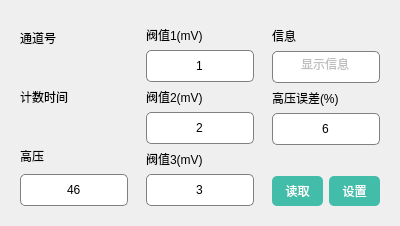
     <widget class="QWidget" name="tab_3">
      <property name="styleSheet">
       <string notr="true">QLineEdit
{
   border:1px solid gray;
   border-radius:5px;
   height:30px;
   font:14pt bold &quot;微软雅黑&quot;;
}

QPushButton {
    
	font:14pt bold &quot;微软雅黑&quot;;
    border: 0px solid #8f8f91;
    border-radius: 5px;
    color: #FFFFFF;
    min-height:30px;
    max-height:30px;
    background-color: #42BDAA;
 }</string>
      </property>
      <attribute name="title">
       <string>探测器参数</string>
      </attribute>
      <layout class="QGridLayout" name="gridLayout_79">
       <item row="0" column="0">
        <widget class="DeTableView" name="channelTabelView" native="true"/>
       </item>
       <item row="1" column="0">
        <layout class="QGridLayout" name="gridLayout_72" columnstretch="1,1,1">
         <property name="spacing">
          <number>0</number>
         </property>
         <item row="0" column="0">
          <widget class="QWidget" name="widget_34" native="true">
           <layout class="QGridLayout" name="gridLayout_8">
            <item row="0" column="0">
             <widget class="QLabel" name="label_2">
              <property name="text">
               <string>通道号</string>
              </property>
             </widget>
            </item>
            <item row="1" column="0">
             <widget class="DeValueSelectWidget" name="widget_35" native="true">
              <property name="styleSheet">
               <string notr="true"/>
              </property>
             </widget>
            </item>
            <item row="2" column="0">
             <widget class="QLabel" name="label_9">
              <property name="text">
               <string>计数时间</string>
              </property>
             </widget>
            </item>
            <item row="3" column="0">
             <widget class="DeValueSelectWidget" name="widget_38" native="true">
              <property name="styleSheet">
               <string notr="true"/>
              </property>
             </widget>
            </item>
            <item row="4" column="0">
             <widget class="QLabel" name="label_22">
              <property name="text">
               <string>高压</string>
              </property>
             </widget>
            </item>
            <item row="5" column="0">
             <widget class="QLineEdit" name="lineEdit">
              <property name="text">
               <string>46</string>
              </property>
              <property name="alignment">
               <set>Qt::AlignCenter</set>
              </property>
              <property name="readOnly">
               <bool>true</bool>
              </property>
             </widget>
            </item>
           </layout>
          </widget>
         </item>
         <item row="0" column="1">
          <widget class="QWidget" name="widget_39" native="true">
           <layout class="QGridLayout" name="gridLayout_9">
            <item row="0" column="0">
             <widget class="QLabel" name="label_45">
              <property name="text">
               <string>阀值1(mV)</string>
              </property>
             </widget>
            </item>
            <item row="1" column="0">
             <widget class="QLineEdit" name="lineEdit_2">
              <property name="text">
               <string>1</string>
              </property>
              <property name="alignment">
               <set>Qt::AlignCenter</set>
              </property>
              <property name="readOnly">
               <bool>true</bool>
              </property>
             </widget>
            </item>
            <item row="2" column="0">
             <widget class="QLabel" name="label_46">
              <property name="text">
               <string>阀值2(mV)</string>
              </property>
             </widget>
            </item>
            <item row="3" column="0">
             <widget class="QLineEdit" name="lineEdit_3">
              <property name="text">
               <string>2</string>
              </property>
              <property name="alignment">
               <set>Qt::AlignCenter</set>
              </property>
              <property name="readOnly">
               <bool>true</bool>
              </property>
             </widget>
            </item>
            <item row="4" column="0">
             <widget class="QLabel" name="label_47">
              <property name="text">
               <string>阀值3(mV)</string>
              </property>
             </widget>
            </item>
            <item row="5" column="0">
             <widget class="QLineEdit" name="lineEdit_4">
              <property name="text">
               <string>3</string>
              </property>
              <property name="alignment">
               <set>Qt::AlignCenter</set>
              </property>
              <property name="readOnly">
               <bool>true</bool>
              </property>
             </widget>
            </item>
           </layout>
          </widget>
         </item>
         <item row="0" column="2">
          <widget class="QWidget" name="widget_40" native="true">
           <layout class="QGridLayout" name="gridLayout_71">
            <item row="3" column="0" colspan="2">
             <widget class="QLineEdit" name="lineEdit_6">
              <property name="text">
               <string>6</string>
              </property>
              <property name="alignment">
               <set>Qt::AlignCenter</set>
              </property>
              <property name="readOnly">
               <bool>true</bool>
              </property>
             </widget>
            </item>
            <item row="2" column="0" colspan="2">
             <widget class="QLabel" name="label_49">
              <property name="text">
               <string>高压误差(%)</string>
              </property>
             </widget>
            </item>
            <item row="1" column="0" colspan="2">
             <widget class="QLineEdit" name="lineEdit_5">
              <property name="enabled">
               <bool>false</bool>
              </property>
              <property name="text">
               <string>显示信息</string>
              </property>
              <property name="alignment">
               <set>Qt::AlignCenter</set>
              </property>
              <property name="readOnly">
               <bool>true</bool>
              </property>
             </widget>
            </item>
            <item row="5" column="0">
             <widget class="QPushButton" name="pushButton_3">
              <property name="text">
               <string>读取</string>
              </property>
             </widget>
            </item>
            <item row="5" column="1">
             <widget class="QPushButton" name="pushButton_4">
              <property name="text">
               <string>设置</string>
              </property>
             </widget>
            </item>
            <item row="0" column="0">
             <widget class="QLabel" name="label_48">
              <property name="text">
               <string>信息</string>
              </property>
             </widget>
            </item>
            <item row="4" column="0" colspan="2">
             <widget class="QWidget" name="widget_41" native="true"/>
            </item>
           </layout>
          </widget>
         </item>
        </layout>
       </item>
      </layout>
     </widget>
